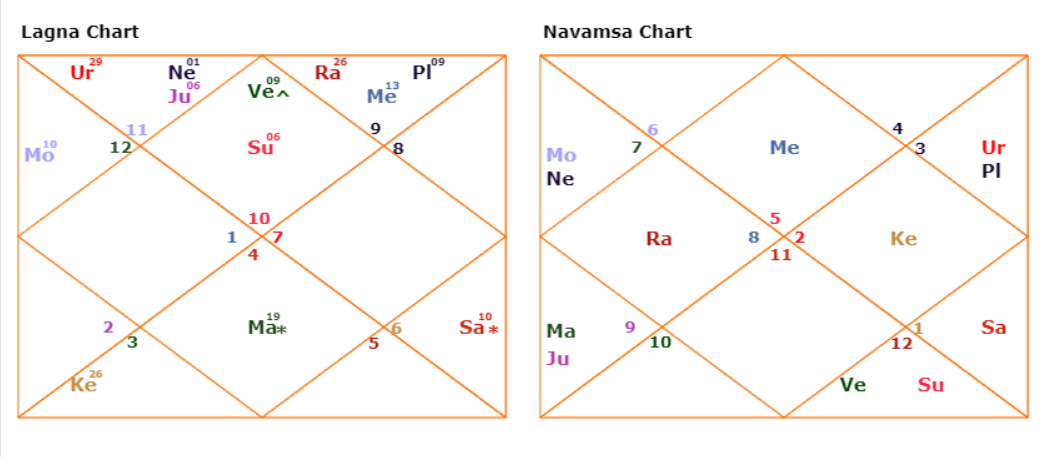
#> input picture 1.png, 1043 x 457 px, found by its file name
$ python reference_extract2.py
#> lines starting #> are read from the running program, lines starting #| are printed output that depends on the picture
"""
Extract reference chart from 1.png with proper North Indian Kundli layout.

North Indian Chart Layout (fixed houses, signs rotate):
        [House 12]
    [House 11] [House 1] [House 2]
[House 10]               [House 3]
    [House 9]  [House 8] [House 7]
        [House 6]

If Ascendant is Aries (Sign 1):
- House 1 = Aries (0-30°)
- House 2 = Taurus (30-60°)
- House 3 = Gemini (60-90°)
- House 4 = Cancer (90-120°)
- House 5 = Leo (120-150°)
- House 6 = Virgo (150-180°)
- House 7 = Libra (180-210°)
- House 8 = Scorpio (210-240°)
- House 9 = Sagittarius (240-270°)
- House 10 = Capricorn (270-300°)
- House 11 = Aquarius (300-330°)
- House 12 = Pisces (330-360°)

User's sign sequence: 10, 11, 12, 1, 2, 3, 4, 5, 6, 7, 8, 9
This confirms House 1 = Sign 1 (Aries)
"""

from PIL import Image
import numpy as np

# Load image
img = Image.open(r"C:\Users\shaur\Desktop\kundli\1.png")
#> img is the input picture: PIL image 1043x457 RGBA; mean R, G, B, A 252.6, 248.1, 245.4, 255
width, height = img.size
#> width = 1043; height = 457
print(f"Image size: {width}x{height}")
#| Image size: 1043x457

# Convert to grayscale for analysis
gray = img.convert('L')
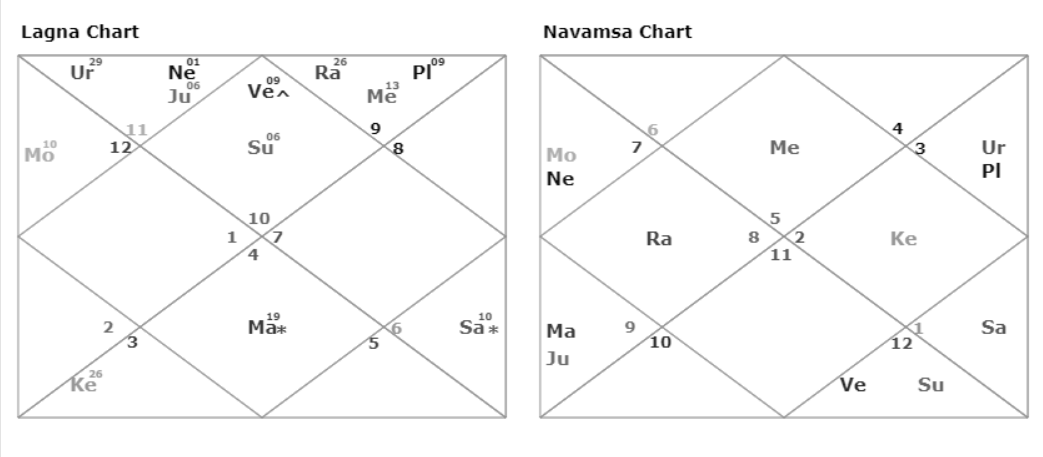
#> gray: PIL image 1043x457 L; min 0, max 255, mean 249.1
gray_array = np.array(gray)

# Define house regions based on North Indian chart layout
# The chart is roughly centered in the image
# Image is 1043x457

# House centers (approximate, will need adjustment)
house_centers = {
    'House 1': (520, 100),   # Top center
    'House 2': (750, 150),   # Top right
    'House 3': (850, 250),   # Middle right
    'House 4': (750, 350),   # Bottom right
    'House 5': (520, 400),   # Bottom center
    'House 6': (290, 350),   # Bottom left
    'House 7': (190, 250),   # Middle left
    'House 8': (290, 150),   # Top left
    'House 9': (350, 200),   # Left middle
    'House 10': (350, 300),  # Left lower middle
    'House 11': (650, 300),  # Right lower middle
    'House 12': (650, 200),  # Right middle
}

# For now, let's save the corrected interpretation
# and note that proper OCR would be needed for planet extraction

print("\n" + "="*80)
print("CORRECTED REFERENCE CHART INTERPRETATION")
print("="*80)
print("\nChart Type: North Indian Kundli")
print("Ascendant: ARIES (Sign 1, Mesha)")
print("Layout: Fixed houses with rotating signs")
print("\nSign Distribution:")
signs = [
    (1, "Aries", "Mesha"),
    (2, "Taurus", "Vrishabha"),
    (3, "Gemini", "Mithuna"),
    (4, "Cancer", "Karka"),
    (5, "Leo", "Simha"),
    (6, "Virgo", "Kanya"),
    (7, "Libra", "Tula"),
    (8, "Scorpio", "Vrishchika"),
    (9, "Sagittarius", "Dhanu"),
    (10, "Capricorn", "Makara"),
    (11, "Aquarius", "Kumbha"),
    (12, "Pisces", "Meena"),
]

for sign_num, sign_name, sanskrit in signs:
    print(f"  Sign {sign_num:2d}: {sign_name:12s} ({sanskrit})")

print("\nHouse-to-Sign Mapping (since Ascendant = Aries):")
for i, (sign_num, sign_name, _) in enumerate(signs, 1):
    print(f"  House {i:2d}: {sign_name:12s} (Sign {sign_num})")

print("\n" + "="*80)
print("KEY FINDING")
print("="*80)
print("\nReference Chart Ascendant: ARIES (Sign 1)")
print("Our Calculated Ascendant: AQUARIUS (Sign 11)")
print("Difference: 2 signs (approximately 60°)")
print("\nThis is STILL a major mismatch, but different from the")
print("incorrect 'Libra' interpretation from the previous audit.")
print("\nPossible causes:")
print("1. Different birth time (needs ~2 hour shift for 30° change)")
print("2. Different birth date")
print("3. Different location")
print("4. Reference image uses a different ayanamsa system")
print("5. Reference image uses Whole Sign houses instead of Placidus")
print("6. Calculation error in our code")

# Now let me extract what we can from the image
# I'll save regions of interest for manual inspection

print("\n" + "="*80)
print("IMAGE ANALYSIS")
print("="*80)

# Extract central region where the chart is
chart_region = img.crop((100, 50, 900, 400))
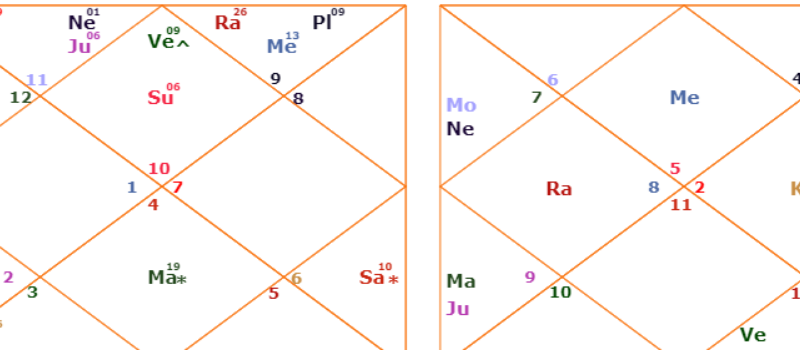
#> chart_region: PIL image 800x350 RGBA; mean R, G, B, A 252.5, 247.7, 244.9, 255
chart_region.save("chart_center.png")
print("Saved chart center region to: chart_center.png")

# Note: Proper planet extraction would require OCR or manual inspection
# For now, we have the corrected ascendant sign

print("\nNext steps:")
print("1. Manually inspect chart_center.png to identify planets in each house")
print("2. OR use OCR/Tesseract to extract planet abbreviations")
print("3. Compare extracted data with our calculation")

$ run again, with 2.png copied over 1.png
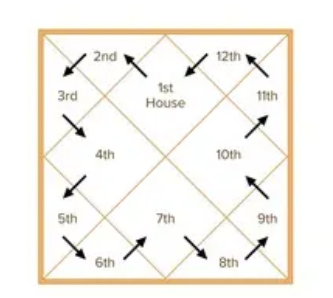
#> input picture 2.png, 333 x 298 px, found by its file name
#> img is the input picture: PIL image 333x298 RGBA; mean R, G, B, A 246, 242.8, 236.7, 255
#| Image size: 333x298
#> `gray = img.convert('L')`:
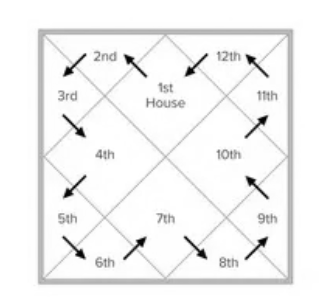
#> gray: PIL image 333x298 L; min 0, max 255, mean 243.1
#> `chart_region = img.crop((100, 50, 900, 400))`:
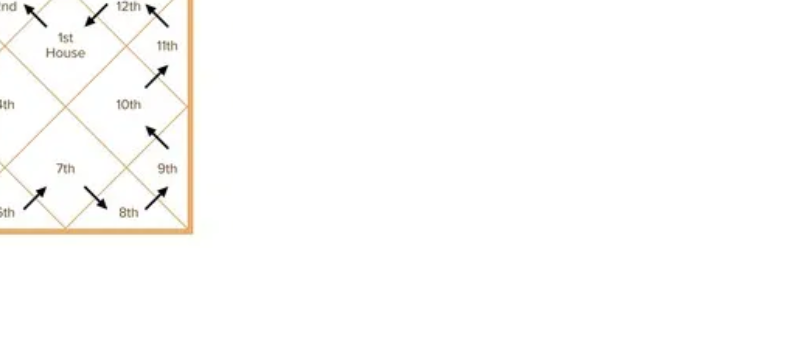
#> chart_region: PIL image 800x350 RGBA; mean R, G, B, A 50.6, 50.1, 49, 52.6; transparent parts drawn white

$ run again, with 3.png copied over 1.png
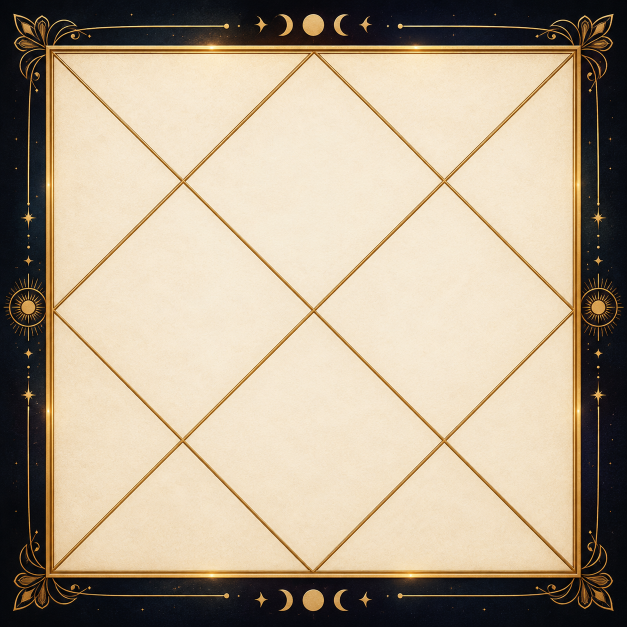
#> input picture 3.png, 1254 x 1254 px, found by its file name (shown at 1/2 size)
#> img is the input picture: PIL image 1254x1254 RGB; mean R, G, B 179.8, 164.9, 143
#| Image size: 1254x1254
#> `gray = img.convert('L')`:
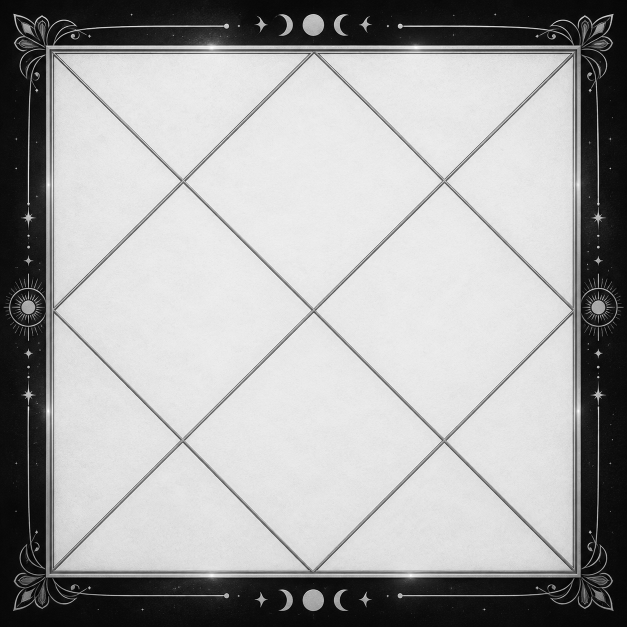
#> gray: PIL image 1254x1254 L (shown at 1/2 size); min 0, max 254, mean 166.9
#> `chart_region = img.crop((100, 50, 900, 400))`:
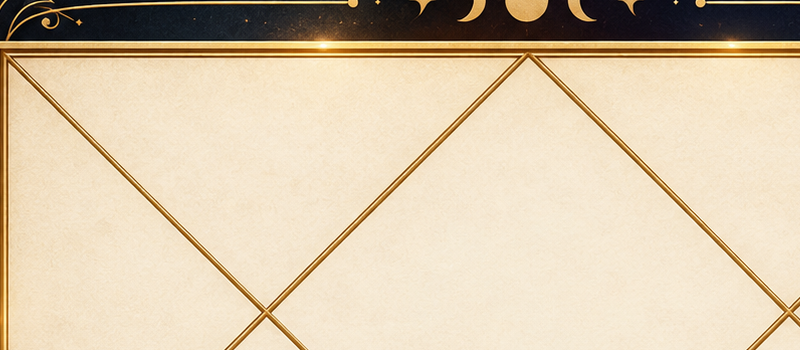
#> chart_region: PIL image 800x350 RGB; mean R, G, B 216.3, 199, 172.2
